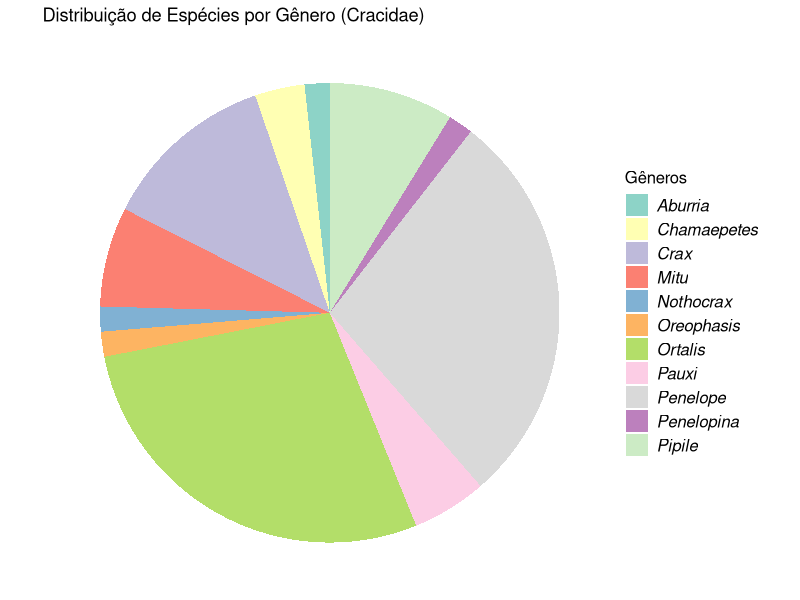
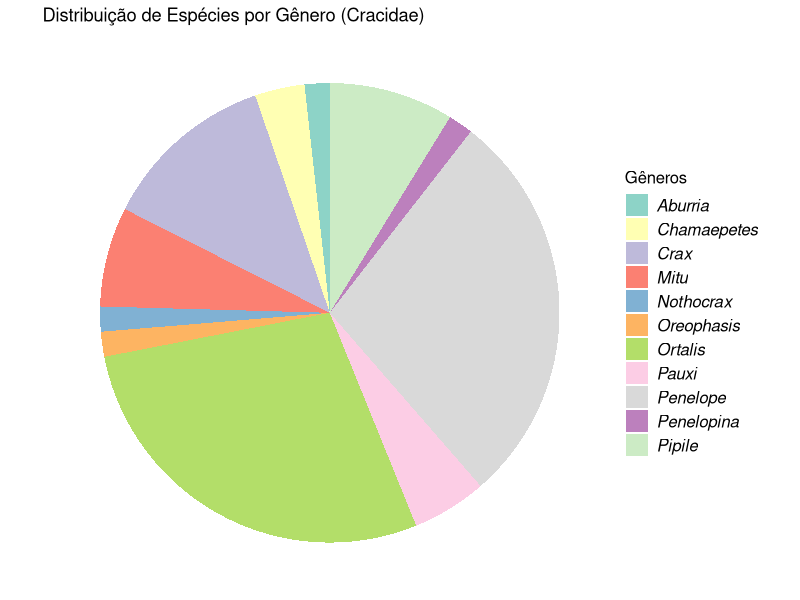

Write R code to recreate these figures, in order.
#setwd("C:/Users/moise/Desktop/UNESP/MESTRADO/Disciplinas/FCM/projeto_final")

library(openxlsx)
library(readxl)
library(tidyverse)

df <- read.csv2("Base_dados_Cracidae.csv")
names(df)
head(df)
colnames(df)

##brainstorm##
# verificar quantidade de gêneros e espécies 
nrow(df) # 57 spp

contagem_gen <- df %>% 
  count(Genus) %>%
  mutate(porcentagem = round(n / sum(n) * 100, digits = 1))
#gráfico de pizza
ggplot(contagem_gen, aes(x = "", y = n, fill = Genus)) +
  geom_bar(stat = "identity", position = "stack") +
  coord_polar(theta = "y") +
  theme_void()+
  # geom_text(
  #   aes(label = porcentagem), 
  #   position = position_stack(vjust = 0.5)
  # ) +
  scale_fill_brewer(palette = "Set3") +
  labs(
    title = "Distribuição de Espécies por Gênero (Cracidae)",
    fill = "Gêneros", x = "", y = ""
  ) +
  theme(
    legend.title = element_text(size = 12),
    legend.text = element_text(face = "italic", size = 12)
  )

ggsave("primeiro_grafico.png")

#Status de conservaçao - por genero? por distribuicao geografica? 

contagem_conserv <- df %>% 
  count(Genus, X2024.IUCN.Red.List.category) 
#visão geral da massa corporal
#visão geral sobre a alimentacao e uso de habitat?

##informacao das legendas##
#RR = Restricted range (global range size<50,000 km2 ) species get a 1
#ISL = 1 = Species' breeding is restricted to island(s), 0 = species not restricted to an island
#RLM = Realm; A	Australian;C	Cosmopolitan;E	Eastern Hemisphere;
# F	Afrotropical;I	Indomalayan;L	Neotropical;M	Madagascar & islands;N	Nearctic;
# O	Oceania;P	Palearctic;S	South Polar;
# W	Wallacea (see: https://unair.ac.id/pre-historic-wallacea-a-melting-pot-of-human-genetic-ancestries/); Z	New Zealand & islands
#LAT = Latitudinal range of species based on tropics and polar circles.
#HB = Habitat breadth, the number of major habitats used
#DB = Diet breadth, the number of major food types consumed
#ESI = Ecological Specialization Index: log10 (100/[dietary breadth x habitat breadth]), with a maximum of 2 for the most specialized species that only feed on one major food group and live in one major type of habitat (e.g., forest frugivore; Sekercioglu, 2011)




